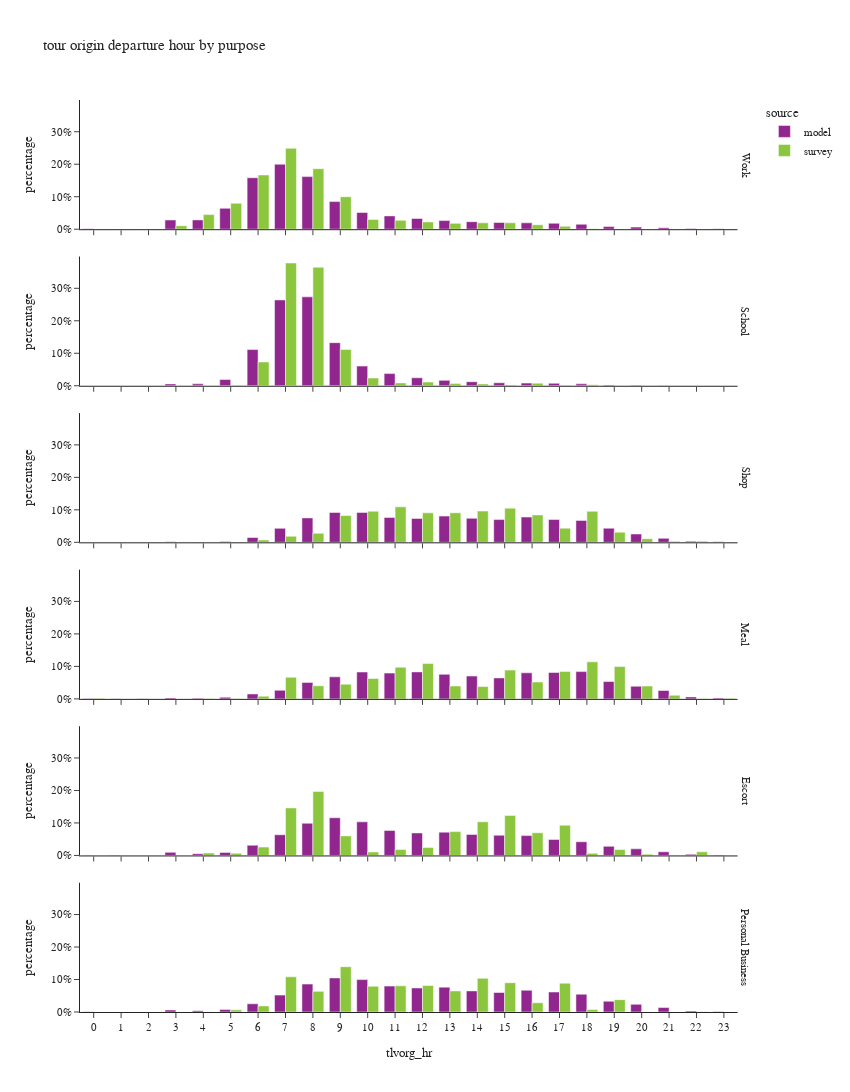

Notebook cell for this chart:
### Code cell
df_plot = df_tour.groupby(['tlvorg_hr','pdpurp_label','source'])['toexpfac'].agg(sample_count='size', toexpfac='sum').reset_index()
df_plot['percentage'] = df_plot.groupby(['pdpurp_label','source'], group_keys=False)['toexpfac']. \
    apply(lambda x: x / float(x.sum()))

fig = px.bar(df_plot.sort_values(['source','pdpurp_label']),
             x="tlvorg_hr", y="percentage", color="source",barmode="group",
             facet_row='pdpurp_label',
             hover_data=['toexpfac','sample_count'],
             title="tour origin departure hour by purpose")
fig.update_layout(height=1500, width=850)
fig.for_each_annotation(lambda a: a.update(text = a.text.split("=")[-1]))
fig.for_each_xaxis(lambda a: a.update(dict(dtick = 1, categoryorder='category ascending')))
fig.for_each_yaxis(lambda a: a.update(dict(tickformat=".0%")))
fig.show()

### Figure 1 — Plotly figure (JSON) as saved in the notebook; plotly's stock layout.template omitted (floating-point values rounded to 4 significant figures)
{"data": [{"alignmentgroup": "True", "customdata": [[1640.0, 1640.0], [985.0, 985.0], [391.0, 391.0], [45580.0, 45580.0], [45970.0, 45970.0], [103400.0, 103400.0], [254800.0, 254800.0], [321700.0, 321700.0], [260300.0, 260300.0], [136700.0, 136700.0], [82650.0, 82650.0], [65890.0, 65890.0], [53180.0, 53180.0], [42740.0, 42740.0], [37210.0, 37210.0], [33180.0, 33180.0], [31500.0, 31500.0], [29330.0, 29330.0], [24450.0, 24450.0], [13140.0, 13140.0], [10430.0, 10430.0], [7128.0, 7128.0], [3327.0, 3327.0], [2417.0, 2417.0]], "hovertemplate": "source=model<br>pdpurp_label=Work<br>tlvorg_hr=%{x}<br>percentage=%{y}<br>toexpfac=%{customdata[0]}<br>sample_count=%{customdata[1]}<extra></extra>", "legendgroup": "model", "marker": {"color": "#91268F", "pattern": {"shape": ""}}, "name": "model", "offsetgroup": "model", "orientation": "v", "showlegend": true, "textposition": "auto", "type": "bar", "x": [0, 1, 2, 3, 4, 5, 6, 7, 8, 9, 10, 11, 12, 13, 14, 15, 16, 17, 18, 19, 20, 21, 22, 23], "xaxis": "x6", "y": [0.00102, 0.0006125, 0.0002431, 0.02835, 0.02858, 0.0643, 0.1585, 0.2, 0.1619, 0.08503, 0.0514, 0.04097, 0.03307, 0.02658, 0.02314, 0.02063, 0.01959, 0.01824, 0.0152, 0.008169, 0.006486, 0.004433, 0.002069, 0.001503], "yaxis": "y6"}, {"alignmentgroup": "True", "customdata": [[0.0, 0.0], [0.0, 0.0], [0.0, 0.0], [3439.0, 3439.0], [3562.0, 3562.0], [11590.0, 11590.0], [67320.0, 67320.0], [159600.0, 159600.0], [165300.0, 165300.0], [80180.0, 80180.0], [36580.0, 36580.0], [22630.0, 22630.0], [14780.0, 14780.0], [10020.0, 10020.0], [7523.0, 7523.0], [5603.0, 5603.0], [4951.0, 4951.0], [4509.0, 4509.0], [3589.0, 3589.0], [1238.0, 1238.0], [1141.0, 1141.0], [679.0, 679.0], [6.0, 6.0], [1.0, 1.0]], "hovertemplate": "source=model<br>pdpurp_label=School<br>tlvorg_hr=%{x}<br>percentage=%{y}<br>toexpfac=%{customdata[0]}<br>sample_count=%{customdata[1]}<extra></extra>", "legendgroup": "model", "marker": {"color": "#91268F", "pattern": {"shape": ""}}, "name": "model", "offsetgroup": "model", "orientation": "v", "showlegend": false, "textposition": "auto", "type": "bar", "x": [0, 1, 2, 3, 4, 5, 6, 7, 8, 9, 10, 11, 12, 13, 14, 15, 16, 17, 18, 19, 20, 21, 22, 23], "xaxis": "x5", "y": [0.0, 0.0, 0.0, 0.005691, 0.005895, 0.01917, 0.1114, 0.2641, 0.2736, 0.1327, 0.06053, 0.03746, 0.02447, 0.01658, 0.01245, 0.009272, 0.008193, 0.007462, 0.005939, 0.002049, 0.001888, 0.001124, 9.929e-06, 1.655e-06], "yaxis": "y5"}, {"alignmentgroup": "True", "customdata": [[305.0, 305.0], [280.0, 280.0], [104.0, 104.0], [1190.0, 1190.0], [912.0, 912.0], [2098.0, 2098.0], [10780.0, 10780.0], [31450.0, 31450.0], [54910.0, 54910.0], [67150.0, 67150.0], [67260.0, 67260.0], [55930.0, 55930.0], [53770.0, 53770.0], [59020.0, 59020.0], [54090.0, 54090.0], [51200.0, 51200.0], [56890.0, 56890.0], [51310.0, 51310.0], [49370.0, 49370.0], [31800.0, 31800.0], [18760.0, 18760.0], [8976.0, 8976.0], [2411.0, 2411.0], [1158.0, 1158.0]], "hovertemplate": "source=model<br>pdpurp_label=Shop<br>tlvorg_hr=%{x}<br>percentage=%{y}<br>toexpfac=%{customdata[0]}<br>sample_count=%{customdata[1]}<extra></extra>", "legendgroup": "model", "marker": {"color": "#91268F", "pattern": {"shape": ""}}, "name": "model", "offsetgroup": "model", "orientation": "v", "showlegend": false, "textposition": "auto", "type": "bar", "x": [0, 1, 2, 3, 4, 5, 6, 7, 8, 9, 10, 11, 12, 13, 14, 15, 16, 17, 18, 19, 20, 21, 22, 23], "xaxis": "x4", "y": [0.0004172, 0.000383, 0.0001422, 0.001628, 0.001247, 0.00287, 0.01474, 0.04302, 0.07511, 0.09185, 0.092, 0.0765, 0.07354, 0.08073, 0.07398, 0.07003, 0.07781, 0.07018, 0.06753, 0.04349, 0.02566, 0.01228, 0.003298, 0.001584], "yaxis": "y4"}, {"alignmentgroup": "True", "customdata": [[384.0, 384.0], [292.0, 292.0], [108.0, 108.0], [1155.0, 1155.0], [812.0, 812.0], [1897.0, 1897.0], [5806.0, 5806.0], [10100.0, 10100.0], [19450.0, 19450.0], [26000.0, 26000.0], [31690.0, 31690.0], [30400.0, 30400.0], [31850.0, 31850.0], [29000.0, 29000.0], [26920.0, 26920.0], [24740.0, 24740.0], [30740.0, 30740.0], [31150.0, 31150.0], [32170.0, 32170.0], [20480.0, 20480.0], [14880.0, 14880.0], [9908.0, 9908.0], [2348.0, 2348.0], [991.0, 991.0]], "hovertemplate": "source=model<br>pdpurp_label=Meal<br>tlvorg_hr=%{x}<br>percentage=%{y}<br>toexpfac=%{customdata[0]}<br>sample_count=%{customdata[1]}<extra></extra>", "legendgroup": "model", "marker": {"color": "#91268F", "pattern": {"shape": ""}}, "name": "model", "offsetgroup": "model", "orientation": "v", "showlegend": false, "textposition": "auto", "type": "bar", "x": [0, 1, 2, 3, 4, 5, 6, 7, 8, 9, 10, 11, 12, 13, 14, 15, 16, 17, 18, 19, 20, 21, 22, 23], "xaxis": "x3", "y": [0.001002, 0.0007619, 0.0002818, 0.003014, 0.002119, 0.00495, 0.01515, 0.02637, 0.05076, 0.06783, 0.08269, 0.0793, 0.0831, 0.07567, 0.07024, 0.06455, 0.0802, 0.08127, 0.08394, 0.05343, 0.03881, 0.02585, 0.006126, 0.002586], "yaxis": "y3"}, {"alignmentgroup": "True", "customdata": [[242.0, 242.0], [202.0, 202.0], [109.0, 109.0], [5951.0, 5951.0], [3352.0, 3352.0], [5890.0, 5890.0], [19730.0, 19730.0], [39960.0, 39960.0], [62140.0, 62140.0], [72800.0, 72800.0], [64970.0, 64970.0], [48320.0, 48320.0], [43490.0, 43490.0], [45010.0, 45010.0], [40610.0, 40610.0], [39050.0, 39050.0], [38340.0, 38340.0], [30920.0, 30920.0], [26450.0, 26450.0], [17590.0, 17590.0], [12690.0, 12690.0], [7064.0, 7064.0], [2076.0, 2076.0], [1039.0, 1039.0]], "hovertemplate": "source=model<br>pdpurp_label=Escort<br>tlvorg_hr=%{x}<br>percentage=%{y}<br>toexpfac=%{customdata[0]}<br>sample_count=%{customdata[1]}<extra></extra>", "legendgroup": "model", "marker": {"color": "#91268F", "pattern": {"shape": ""}}, "name": "model", "offsetgroup": "model", "orientation": "v", "showlegend": false, "textposition": "auto", "type": "bar", "x": [0, 1, 2, 3, 4, 5, 6, 7, 8, 9, 10, 11, 12, 13, 14, 15, 16, 17, 18, 19, 20, 21, 22, 23], "xaxis": "x2", "y": [0.0003854, 0.0003217, 0.0001736, 0.009476, 0.005338, 0.009379, 0.03142, 0.06362, 0.09895, 0.1159, 0.1035, 0.07695, 0.06925, 0.07167, 0.06467, 0.06219, 0.06105, 0.04923, 0.04212, 0.02801, 0.02021, 0.01125, 0.003306, 0.001654], "yaxis": "y2"}, {"alignmentgroup": "True", "customdata": [[176.0, 176.0], [104.0, 104.0], [48.0, 48.0], [2471.0, 2471.0], [1445.0, 1445.0], [3152.0, 3152.0], [10030.0, 10030.0], [20560.0, 20560.0], [33990.0, 33990.0], [41490.0, 41490.0], [39440.0, 39440.0], [31520.0, 31520.0], [29300.0, 29300.0], [30260.0, 30260.0], [25730.0, 25730.0], [23750.0, 23750.0], [26500.0, 26500.0], [24340.0, 24340.0], [21690.0, 21690.0], [13120.0, 13120.0], [9342.0, 9342.0], [5417.0, 5417.0], [1208.0, 1208.0], [565.0, 565.0]], "hovertemplate": "source=model<br>pdpurp_label=Personal Business<br>tlvorg_hr=%{x}<br>percentage=%{y}<br>toexpfac=%{customdata[0]}<br>sample_count=%{customdata[1]}<extra></extra>", "legendgroup": "model", "marker": {"color": "#91268F", "pattern": {"shape": ""}}, "name": "model", "offsetgroup": "model", "orientation": "v", "showlegend": false, "textposition": "auto", "type": "bar", "x": [0, 1, 2, 3, 4, 5, 6, 7, 8, 9, 10, 11, 12, 13, 14, 15, 16, 17, 18, 19, 20, 21, 22, 23], "xaxis": "x", "y": [0.0004448, 0.0002629, 0.0001213, 0.006246, 0.003652, 0.007967, 0.02536, 0.05196, 0.08591, 0.1049, 0.09969, 0.07966, 0.07406, 0.07649, 0.06502, 0.06003, 0.06699, 0.06151, 0.05482, 0.03315, 0.02361, 0.01369, 0.003053, 0.001428], "yaxis": "y"}, {"alignmentgroup": "True", "customdata": [[0.0, 0.0], [290.0, 1.0], [0.0, 0.0], [14790.0, 21.0], [62330.0, 65.0], [110600.0, 135.0], [231800.0, 369.0], [345800.0, 614.0], [258900.0, 504.0], [138800.0, 292.0], [41930.0, 170.0], [37960.0, 99.0], [31180.0, 106.0], [24950.0, 69.0], [27290.0, 62.0], [27510.0, 50.0], [19080.0, 33.0], [12320.0, 34.0], [1955.0, 10.0], [745.8, 7.0], [270.8, 7.0], [113.8, 3.0], [387.4, 6.0], [235.3, 1.0]], "hovertemplate": "source=survey<br>pdpurp_label=Work<br>tlvorg_hr=%{x}<br>percentage=%{y}<br>toexpfac=%{customdata[0]}<br>sample_count=%{customdata[1]}<extra></extra>", "legendgroup": "survey", "marker": {"color": "#8CC63E", "pattern": {"shape": ""}}, "name": "survey", "offsetgroup": "survey", "orientation": "v", "showlegend": true, "textposition": "auto", "type": "bar", "x": [0, 1, 2, 3, 4, 5, 6, 7, 8, 9, 10, 11, 12, 13, 14, 15, 16, 17, 18, 19, 20, 21, 22, 23], "xaxis": "x6", "y": [0.0, 0.0002088, 0.0, 0.01065, 0.04487, 0.07959, 0.1669, 0.2489, 0.1864, 0.0999, 0.03019, 0.02732, 0.02245, 0.01796, 0.01964, 0.0198, 0.01373, 0.008868, 0.001407, 0.0005368, 0.0001949, 8.192e-05, 0.0002788, 0.0001694], "yaxis": "y6"}, {"alignmentgroup": "True", "customdata": [[0.0, 0.0], [0.0, 0.0], [0.0, 0.0], [0.0, 0.0], [86.69, 1.0], [454.4, 4.0], [35840.0, 28.0], [184800.0, 229.0], [178500.0, 262.0], [54740.0, 55.0], [11580.0, 19.0], [4314.0, 14.0], [5559.0, 9.0], [3239.0, 11.0], [2722.0, 6.0], [1054.0, 4.0], [3913.0, 7.0], [869.4, 5.0], [1514.0, 1.0], [0.0, 0.0], [0.0, 0.0], [0.0, 0.0], [0.0, 0.0], [0.0, 0.0]], "hovertemplate": "source=survey<br>pdpurp_label=School<br>tlvorg_hr=%{x}<br>percentage=%{y}<br>toexpfac=%{customdata[0]}<br>sample_count=%{customdata[1]}<extra></extra>", "legendgroup": "survey", "marker": {"color": "#8CC63E", "pattern": {"shape": ""}}, "name": "survey", "offsetgroup": "survey", "orientation": "v", "showlegend": false, "textposition": "auto", "type": "bar", "x": [0, 1, 2, 3, 4, 5, 6, 7, 8, 9, 10, 11, 12, 13, 14, 15, 16, 17, 18, 19, 20, 21, 22, 23], "xaxis": "x5", "y": [0.0, 0.0, 0.0, 0.0, 0.0001772, 0.0009289, 0.07327, 0.3778, 0.3648, 0.1119, 0.02367, 0.008818, 0.01136, 0.006621, 0.005565, 0.002155, 0.007999, 0.001777, 0.003095, 0.0, 0.0, 0.0, 0.0, 0.0], "yaxis": "y5"}, {"alignmentgroup": "True", "customdata": [[143.5, 1.0], [0.0, 0.0], [570.9, 1.0], [0.0, 0.0], [0.0, 0.0], [776.8, 5.0], [4770.0, 8.0], [12110.0, 36.0], [18150.0, 53.0], [53830.0, 115.0], [62550.0, 163.0], [71300.0, 122.0], [59180.0, 124.0], [59430.0, 135.0], [62760.0, 154.0], [68690.0, 111.0], [55070.0, 110.0], [28440.0, 119.0], [62360.0, 102.0], [20440.0, 89.0], [7282.0, 32.0], [2020.0, 14.0], [2349.0, 7.0], [628.3, 3.0]], "hovertemplate": "source=survey<br>pdpurp_label=Shop<br>tlvorg_hr=%{x}<br>percentage=%{y}<br>toexpfac=%{customdata[0]}<br>sample_count=%{customdata[1]}<extra></extra>", "legendgroup": "survey", "marker": {"color": "#8CC63E", "pattern": {"shape": ""}}, "name": "survey", "offsetgroup": "survey", "orientation": "v", "showlegend": false, "textposition": "auto", "type": "bar", "x": [0, 1, 2, 3, 4, 5, 6, 7, 8, 9, 10, 11, 12, 13, 14, 15, 16, 17, 18, 19, 20, 21, 22, 23], "xaxis": "x4", "y": [0.0002198, 0.0, 0.0008745, 0.0, 0.0, 0.00119, 0.007306, 0.01855, 0.02781, 0.08245, 0.09581, 0.1092, 0.09065, 0.09103, 0.09612, 0.1052, 0.08436, 0.04356, 0.09552, 0.03132, 0.01115, 0.003093, 0.003599, 0.0009624], "yaxis": "y4"}, {"alignmentgroup": "True", "customdata": [[632.6, 1.0], [0.0, 0.0], [0.0, 0.0], [0.0, 0.0], [23.31, 1.0], [46.07, 2.0], [2926.0, 8.0], [23360.0, 20.0], [14130.0, 44.0], [15870.0, 49.0], [22020.0, 57.0], [34250.0, 106.0], [38170.0, 116.0], [13880.0, 61.0], [13340.0, 38.0], [31100.0, 56.0], [18200.0, 57.0], [29710.0, 96.0], [40050.0, 104.0], [34980.0, 55.0], [13820.0, 32.0], [3917.0, 11.0], [64.43, 2.0], [592.3, 2.0]], "hovertemplate": "source=survey<br>pdpurp_label=Meal<br>tlvorg_hr=%{x}<br>percentage=%{y}<br>toexpfac=%{customdata[0]}<br>sample_count=%{customdata[1]}<extra></extra>", "legendgroup": "survey", "marker": {"color": "#8CC63E", "pattern": {"shape": ""}}, "name": "survey", "offsetgroup": "survey", "orientation": "v", "showlegend": false, "textposition": "auto", "type": "bar", "x": [0, 1, 2, 3, 4, 5, 6, 7, 8, 9, 10, 11, 12, 13, 14, 15, 16, 17, 18, 19, 20, 21, 22, 23], "xaxis": "x3", "y": [0.001802, 0.0, 0.0, 0.0, 6.64e-05, 0.0001312, 0.008334, 0.06653, 0.04025, 0.0452, 0.06272, 0.09756, 0.1087, 0.03954, 0.038, 0.08859, 0.05183, 0.08462, 0.1141, 0.09964, 0.03938, 0.01116, 0.0001835, 0.001687], "yaxis": "y3"}, {"alignmentgroup": "True", "customdata": [[0.0, 0.0], [0.0, 0.0], [0.0, 0.0], [0.0, 0.0], [4054.0, 1.0], [3622.0, 8.0], [14010.0, 15.0], [79710.0, 112.0], [107400.0, 150.0], [32800.0, 46.0], [5779.0, 27.0], [9936.0, 23.0], [13460.0, 38.0], [40000.0, 47.0], [56440.0, 72.0], [67080.0, 81.0], [38020.0, 55.0], [50700.0, 53.0], [3507.0, 17.0], [9895.0, 16.0], [2108.0, 8.0], [330.3, 5.0], [6096.0, 5.0], [0.0, 0.0]], "hovertemplate": "source=survey<br>pdpurp_label=Escort<br>tlvorg_hr=%{x}<br>percentage=%{y}<br>toexpfac=%{customdata[0]}<br>sample_count=%{customdata[1]}<extra></extra>", "legendgroup": "survey", "marker": {"color": "#8CC63E", "pattern": {"shape": ""}}, "name": "survey", "offsetgroup": "survey", "orientation": "v", "showlegend": false, "textposition": "auto", "type": "bar", "x": [0, 1, 2, 3, 4, 5, 6, 7, 8, 9, 10, 11, 12, 13, 14, 15, 16, 17, 18, 19, 20, 21, 22, 23], "xaxis": "x2", "y": [0.0, 0.0, 0.0, 0.0, 0.00744, 0.006646, 0.02571, 0.1463, 0.1971, 0.06019, 0.01061, 0.01823, 0.0247, 0.07341, 0.1036, 0.1231, 0.06976, 0.09304, 0.006436, 0.01816, 0.003868, 0.0006061, 0.01119, 0.0], "yaxis": "y2"}, {"alignmentgroup": "True", "customdata": [[0.0, 0.0], [0.0, 0.0], [0.0, 0.0], [0.0, 0.0], [0.0, 0.0], [2325.0, 5.0], [6447.0, 21.0], [37490.0, 62.0], [21980.0, 68.0], [48230.0, 89.0], [27460.0, 93.0], [27890.0, 73.0], [28210.0, 84.0], [22480.0, 86.0], [35850.0, 81.0], [31190.0, 68.0], [9833.0, 53.0], [30680.0, 36.0], [2634.0, 22.0], [13170.0, 15.0], [6.854, 1.0], [29.47, 1.0], [197.4, 1.0], [0.0, 0.0]], "hovertemplate": "source=survey<br>pdpurp_label=Personal Business<br>tlvorg_hr=%{x}<br>percentage=%{y}<br>toexpfac=%{customdata[0]}<br>sample_count=%{customdata[1]}<extra></extra>", "legendgroup": "survey", "marker": {"color": "#8CC63E", "pattern": {"shape": ""}}, "name": "survey", "offsetgroup": "survey", "orientation": "v", "showlegend": false, "textposition": "auto", "type": "bar", "x": [0, 1, 2, 3, 4, 5, 6, 7, 8, 9, 10, 11, 12, 13, 14, 15, 16, 17, 18, 19, 20, 21, 22, 23], "xaxis": "x", "y": [0.0, 0.0, 0.0, 0.0, 0.0, 0.006719, 0.01863, 0.1083, 0.06352, 0.1393, 0.07934, 0.08059, 0.08151, 0.06495, 0.1036, 0.09011, 0.02841, 0.08864, 0.00761, 0.03804, 1.98e-05, 8.516e-05, 0.0005704, 0.0], "yaxis": "y"}], "layout": {"annotations": [{"font": {}, "showarrow": false, "text": "Personal Business", "textangle": 90, "x": 0.98, "xanchor": "left", "xref": "paper", "y": 0.07083, "yanchor": "middle", "yref": "paper"}, {"font": {}, "showarrow": false, "text": "Escort", "textangle": 90, "x": 0.98, "xanchor": "left", "xref": "paper", "y": 0.2425, "yanchor": "middle", "yref": "paper"}, {"font": {}, "showarrow": false, "text": "Meal", "textangle": 90, "x": 0.98, "xanchor": "left", "xref": "paper", "y": 0.4142, "yanchor": "middle", "yref": "paper"}, {"font": {}, "showarrow": false, "text": "Shop", "textangle": 90, "x": 0.98, "xanchor": "left", "xref": "paper", "y": 0.5858, "yanchor": "middle", "yref": "paper"}, {"font": {}, "showarrow": false, "text": "School", "textangle": 90, "x": 0.98, "xanchor": "left", "xref": "paper", "y": 0.7575, "yanchor": "middle", "yref": "paper"}, {"font": {}, "showarrow": false, "text": "Work", "textangle": 90, "x": 0.98, "xanchor": "left", "xref": "paper", "y": 0.9292, "yanchor": "middle", "yref": "paper"}], "barmode": "group", "height": 1500, "legend": {"title": {"text": "source"}, "tracegroupgap": 0}, "title": {"text": "tour origin departure hour by purpose"}, "width": 850, "xaxis": {"anchor": "y", "categoryorder": "category ascending", "domain": [0.0, 0.98], "dtick": 1, "title": {"text": "tlvorg_hr"}}, "xaxis2": {"anchor": "y2", "categoryorder": "category ascending", "domain": [0.0, 0.98], "dtick": 1, "matches": "x", "showticklabels": false}, "xaxis3": {"anchor": "y3", "categoryorder": "category ascending", "domain": [0.0, 0.98], "dtick": 1, "matches": "x", "showticklabels": false}, "xaxis4": {"anchor": "y4", "categoryorder": "category ascending", "domain": [0.0, 0.98], "dtick": 1, "matches": "x", "showticklabels": false}, "xaxis5": {"anchor": "y5", "categoryorder": "category ascending", "domain": [0.0, 0.98], "dtick": 1, "matches": "x", "showticklabels": false}, "xaxis6": {"anchor": "y6", "categoryorder": "category ascending", "domain": [0.0, 0.98], "dtick": 1, "matches": "x", "showticklabels": false}, "yaxis": {"anchor": "x", "domain": [0.0, 0.1417], "tickformat": ".0%", "title": {"text": "percentage"}}, "yaxis2": {"anchor": "x2", "domain": [0.1717, 0.3133], "matches": "y", "tickformat": ".0%", "title": {"text": "percentage"}}, "yaxis3": {"anchor": "x3", "domain": [0.3433, 0.485], "matches": "y", "tickformat": ".0%", "title": {"text": "percentage"}}, "yaxis4": {"anchor": "x4", "domain": [0.515, 0.6567], "matches": "y", "tickformat": ".0%", "title": {"text": "percentage"}}, "yaxis5": {"anchor": "x5", "domain": [0.6867, 0.8283], "matches": "y", "tickformat": ".0%", "title": {"text": "percentage"}}, "yaxis6": {"anchor": "x6", "domain": [0.8583, 1.0], "matches": "y", "tickformat": ".0%", "title": {"text": "percentage"}}}}
